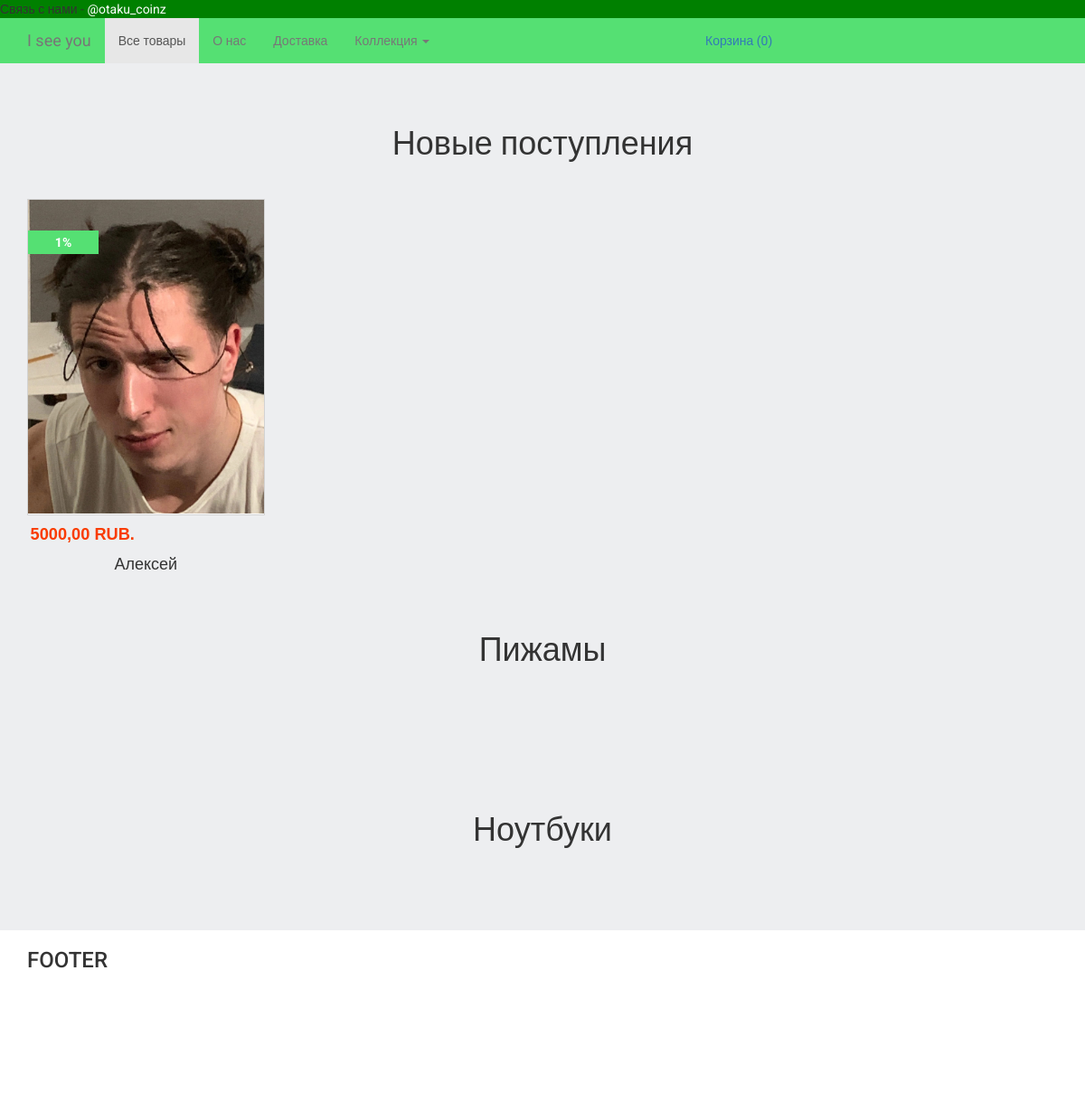
The app's page /, older data.
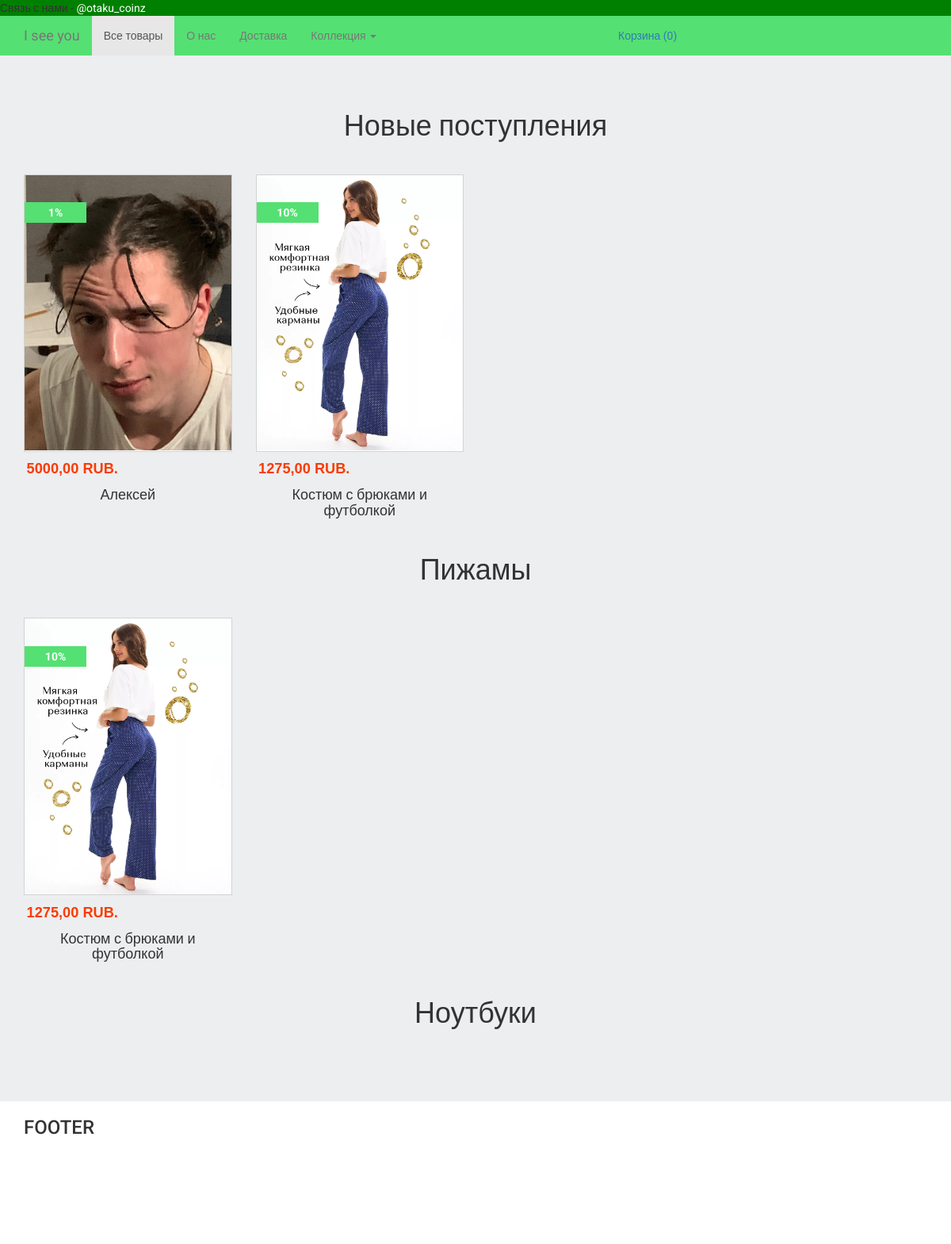
The same page, newer data.
### products/models.py (models this page shows, shortened)
class ProductImage(models.Model):
    product = models.ForeignKey(Product, blank=True, null=True, default=None, on_delete=models.CASCADE)
    image = models.ImageField(upload_to='static/media/products_images/')
    is_main = models.BooleanField(default=False)
    is_active = models.BooleanField(default=True)
    created = models.DateTimeField(auto_now_add=True, auto_now=False)
    updated = models.DateTimeField(auto_now_add=False, auto_now=True)
    class Meta:
        verbose_name = 'Фотография'
        verbose_name_plural = 'Фотографии'

class Product(models.Model):
    name = models.CharField(max_length=64, blank=True, null=True, default=None)
    price = models.DecimalField(max_digits=10, decimal_places=2, default=0)
    discount = models.IntegerField(default=0)
    category = models.ForeignKey(ProductCategory, blank=True, null=True, default=None, on_delete=models.CASCADE)
    short_description = models.TextField(blank=True, null=True, default=None)
    description = models.TextField(blank=True, null=True, default=None)
    is_active = models.BooleanField(default=True)
    created = models.DateTimeField(auto_now_add=True, auto_now=False)
    updated = models.DateTimeField(auto_now_add=False, auto_now=True)
    class Meta:
        verbose_name = 'Товар'
        verbose_name_plural = 'Товары'

### landing/views.py (the view)
# urls.py: path('', views.home, name='home'),
def home(request):
    products_images = ProductImage.objects.filter(is_active=True, is_main=True, product__is_active=True)
    products_images_pajamas = products_images.filter(product__category__id=2)
    context = {
        'products_images': products_images,
        'products_images_pajamas': products_images_pajamas,
    }
    return render(request, 'landing/home.html', context=context)

### orders/context_processors.py (called while the page is built)
def getting_basket_info(request):
    session_key = request.session.session_key
    if not session_key:
        request.session["session_key"] = 123
        request.session.cycle_key()
    products_in_basket = ProductInBasket.objects.filter(session_key=session_key, is_active=True, order__isnull=True)
    products_total_nmb = products_in_basket.count()
    return locals()

### templates/landing/home.html (shortened to what this page needs)
{% extends 'base.html' %}
{% load static %}
{% block content %}
    <div class="section section1">
        <div class="container">
            <div class="row">
                <div class="col-lg-12">
                    <h1 class="text-center">
                        Новые поступления
                    </h1>
                </div>
                {% for product_image in products_images %}
                    {% include 'landing/product_item.html' %}
                {% endfor %}
            </div>
        </div>
    </div>
    <div class="section section2 phones-container">
        <div class="container">
            <div class="row">
                <div class="col-lg-12">
                    <h1 class="text-center">
                        Пижамы
                    </h1>
                </div>
                {% for product_image in products_images_pajamas %}
                    {% include 'landing/product_item.html' %}
                {% endfor %}
            </div>
        </div>
    </div>
    <div class="section section3 laptops-container">
        <div class="container">
            <div class="row">
                <div class="col-lg-12">
                    <h1 class="text-center">
                        Ноутбуки
                    </h1>
                </div>
            </div>
        </div>
    </div>
{% endblock %}

### templates/landing/product_item.html
<div class="col-lg-3">
    <div class="product-item">
        <div>
            <a href="{% url 'product' product_image.product.id %}">
                <img src="{{ product_image.image.url }}" class="img-responsive">
            </a>
        </div>
        {% if product_image.product.discount %}
            <div class="discount-container">
                <span>{{ product_image.product.discount }}%</span>
            </div>
        {% endif %}
        <div class="product-price">
            {{ product_image.product.price }} RUB.
        </div>
        <h4>{{ product_image.product.name }}</h4>
    </div>
</div>

Row changes from the older to the newer data that the page shows:
added ProductImage: image (picture), product.discount "10", product.price "1275,00", product.name "Костюм с брюками и футболкой"
